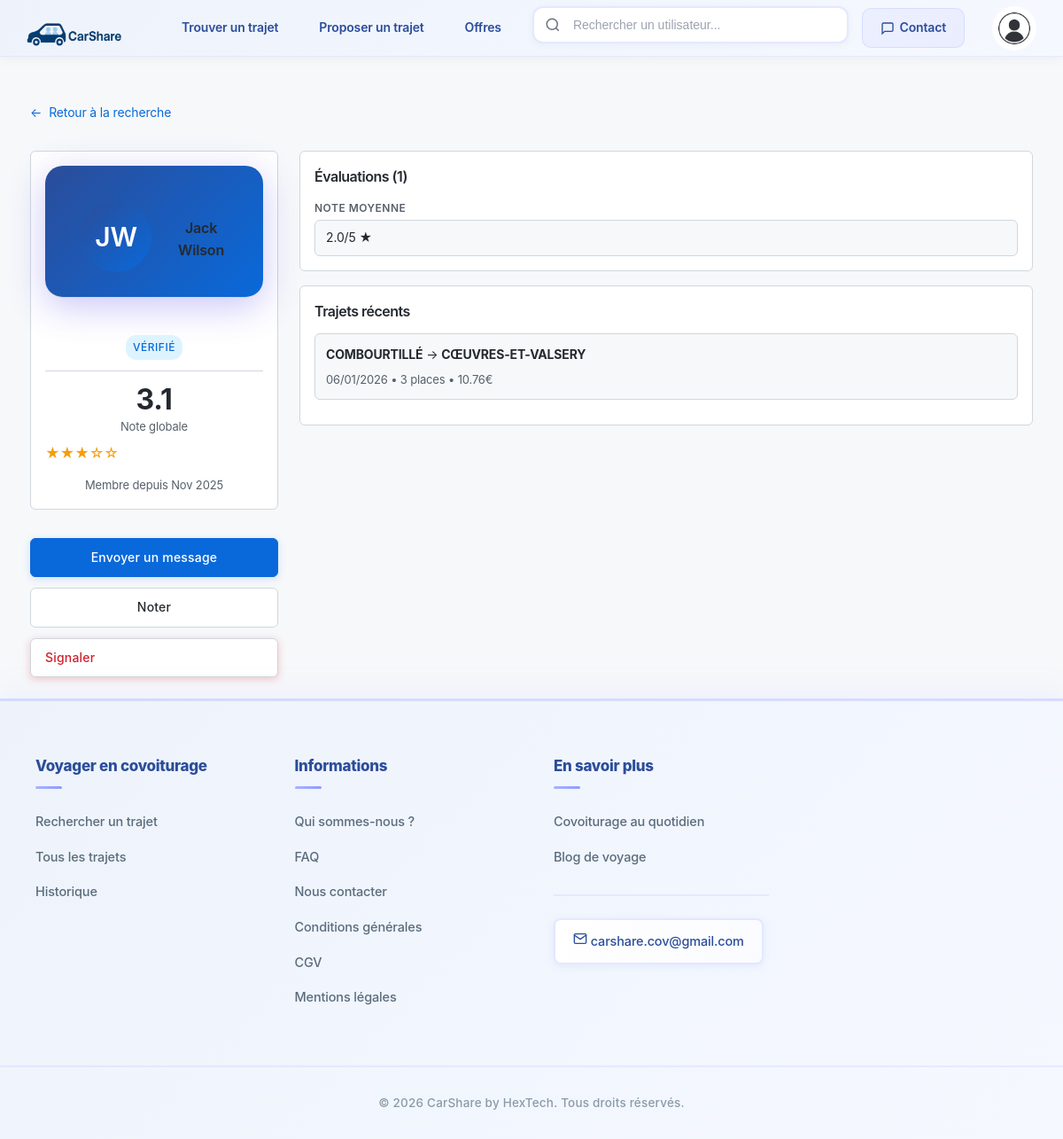
/index.php?action=user_profile&id=33 (signed in), run on the app's committed database.
### tables this page shows
CREATE TABLE `users` (
  `id` bigint(20) UNSIGNED NOT NULL,
  `first_name` varchar(255) DEFAULT NULL,
  `last_name` varchar(255) DEFAULT NULL,
  `birth_date` date DEFAULT NULL,
  `email` varchar(255) NOT NULL,
  `password_hash` varchar(255) NOT NULL,
  `is_admin` tinyint(1) DEFAULT '0',
  `is_verified_user` tinyint(1) DEFAULT '0',
  `car_brand` varchar(255) DEFAULT NULL,
  `car_model` varchar(255) DEFAULT NULL,
  `car_year` int(11) DEFAULT NULL,
  `car_plate` varchar(255) DEFAULT NULL,
  `car_is_verified` tinyint(1) DEFAULT '0',
  `created_at` timestamp NOT NULL DEFAULT CURRENT_TIMESTAMP,
  `global_rating` float DEFAULT NULL,
  `profile_picture_path` varchar(255) DEFAULT NULL,
  `car_crit_air` tinyint(4) DEFAULT NULL
);

### controller/UserProfileController.php (called while the page is built, shortened)
<?php
require_once 'model/Database.php';
class UserProfileController {
    private $db;
    public function __construct() {
        $this->db = Database::getDb();
    }
    public function viewProfile() {
        $userId = $_GET['id'] ?? null;
        $stmt = $this->db->prepare("
            SELECT id, first_name, last_name, email, global_rating,
                   car_brand, car_model, car_plate, car_is_verified,
                   is_verified_user, created_at
            FROM users
            WHERE id = ?
        ");
        $stmt->execute([$userId]);
        $user = $stmt->fetch(PDO::FETCH_ASSOC);
        $ratingStmt = $this->db->prepare("
            SELECT COUNT(*) as count, AVG(rating) as avg_rating
            FROM ratings r
            JOIN carpoolings c ON r.carpooling_id = c.id
            WHERE c.provider_id = ?
        ");
        $ratingStmt->execute([$userId]);
        $ratings_stats = $ratingStmt->fetch(PDO::FETCH_ASSOC);
        $tripsStmt = $this->db->prepare("
            SELECT l1.name as departure,
                   l2.name as destination,
                   c.start_date as date,
                   c.available_places,
                   c.price
            FROM carpoolings c
            LEFT JOIN location l1 ON c.start_id = l1.id
            LEFT JOIN location l2 ON c.end_id = l2.id
            WHERE c.provider_id = ? AND c.start_date < NOW()
            ORDER BY c.start_date DESC
            LIMIT 5
        ");
        $tripsStmt->execute([$userId]);
        $trips = $tripsStmt->fetchAll(PDO::FETCH_ASSOC);
        require_once __DIR__ . '/../view/UserProfileView.php';
    }
}

### model/Database.php (called while the page is built, shortened)
<?php
class Database {
    private static $db = null;
    private static $instance = null;
    public static function getInstance() {
        if (self::$instance === null) {
            self::$instance = new self();
        }
        return self::$instance;
    }
    public function getConnection() {
        if (self::$db === null) {
            try {
                $dsn = "mysql:host=" . DB_HOST .
                       ";port=" . (defined('DB_PORT') ? DB_PORT : '3306') .
                       ";dbname=" . DB_NAME .
                       ";charset=utf8mb4";
                $options = [
                    PDO::ATTR_ERRMODE => PDO::ERRMODE_EXCEPTION,
                    PDO::ATTR_DEFAULT_FETCH_MODE => PDO::FETCH_ASSOC,
                    PDO::ATTR_EMULATE_PREPARES => false
                ];
                self::$db = new PDO($dsn, DB_USER, DB_PASS, $options);
            } catch (PDOException $e) {
                error_log("Erreur connexion BD: " . $e->getMessage());
                die("Erreur de connexion à la base de données. Veuillez réessayer plus tard.");
            }
        }
        return self::$db;
    }
    public static function getDb() {
        return self::getInstance()->getConnection();
    }
}

### view/UserProfileView.php (the view, shortened to what this page needs)
<!DOCTYPE html>
<html lang="fr">
<head>
    <link rel="stylesheet" href="./assets/styles/footer.css">
</head>
<body>
    <div class="container">
        <a href="index.php?action=search" class="back-link">
            <span>←</span> Retour à la recherche
        </a>
        <div class="profile-layout">
            <div class="sidebar">
                <div class="profile-card">
                    <div class="profile-header">
                        <div class="avatar">
                            <?= strtoupper(substr($user['first_name'], 0, 1) . substr($user['last_name'], 0, 1)) ?>
                        </div>
                        <div class="profile-name">
                            <?= htmlspecialchars($user['first_name'] . ' ' . $user['last_name']) ?>
                        </div>
                    </div>
                    <div class="profile-stats">
                        <?php if ($user['is_verified_user']): ?>
                            <span class="badge badge-verified">Vérifié</span>
                        <?php endif; ?>
                    </div>
                    <?php if ($user['global_rating'] !== null): ?>
                        <div class="rating-display">
                            <div class="rating-number">
                                <?= number_format($user['global_rating'], 1) ?>
                            </div>
                            <div class="rating-label">Note globale</div>
                            <div class="stars">
                                <?php
                                $rating = round($user['global_rating']);
                                for ($i = 0; $i < 5; $i++) {
                                    echo $i < $rating ? '★' : '☆';
                                }
                                ?>
                            </div>
                        </div>
                    <?php endif; ?>
                    <div class="member-since">
                        Membre depuis <?= date('M Y', strtotime($user['created_at'])) ?>
                    </div>
                </div>
                <?php if (isset($_SESSION['user_id']) && $_SESSION['user_id'] != $user['id']): ?>
                    <div class="actions">
                        <a href="index.php?action=messaging_conversation&user_id=<?= $user['id'] ?>" class="btn btn-primary">
                            Envoyer un message
                        </a>
                        <a href="index.php?action=rating&user_id=<?= $user['id'] ?>" class="btn">
                            Noter
                        </a>
                        <a href="index.php?action=signalement&user_id=<?= $user['id'] ?>" class="btn btn-danger">
                            Signaler
                        </a>
                    </div>
                <?php endif; ?>
            </div>
            <div class="main-content">
                <?php if (isset($ratings_stats) && $ratings_stats['count'] > 0): ?>
                    <div class="profile-card">
                        <div class="section-title">
                            Évaluations (<?= $ratings_stats['count'] ?>)
                        </div>
                        <div class="info-grid">
                            <div class="info-item">
                                <div class="info-label">Note moyenne</div>
                                <div class="info-value">
                                    <?= number_format($ratings_stats['avg_rating'], 1) ?>/5 ★
                                </div>
                            </div>
                        </div>
                    </div>
                <?php endif; ?>
                <?php if (isset($trips) && count($trips) > 0): ?>
                    <div class="profile-card">
                        <div class="section-title">Trajets récents</div>
                        <?php foreach ($trips as $trip): ?>
                            <div class="trip-item">
                                <div class="trip-route">
                                    <strong><?= htmlspecialchars($trip['departure'] ?? 'Non spécifié') ?></strong> →
                                    <strong><?= htmlspecialchars($trip['destination'] ?? 'Non spécifié') ?></strong>
                                </div>
                                <div class="trip-details">
                                    <?= date('d/m/Y', strtotime($trip['date'])) ?>
                                    • <?= $trip['available_places'] ?? 0 ?> places
                                    • <?= number_format($trip['price'] ?? 0, 2) ?>€
                                </div>
                            </div>
                        <?php endforeach; ?>
                    </div>
                <?php endif; ?>
            </div>
        </div>
    </div>
</body>
</html>

### assets/styles/index.css (style rules this page uses)
* { box-sizing: border-box; }
body { font-family: 'Roboto', 'Inter', -apple-system, BlinkMacSystemFont, "Segoe UI", Arial, sans-serif; margin: 0; padding: 0; min-height: 100vh; display: flex; flex-direction: column; background: linear-gradient(180deg, #ffffff 0%, #f9fafb 100%); color: #1f2937; line-height: 1.6; letter-spacing: -0.01em; max-width: 100vw; overflow-x: hidden; -webkit-font-smoothing: antialiased; -moz-osx-font-smoothing: grayscale; }
a { text-decoration: none; color: inherit; }

### assets/styles/home.css (style rules this page uses)
a { text-decoration: none; color: inherit; }

### assets/styles/searchPage.css (style rules this page uses)
body { min-height: 100vh; display: flex; flex-direction: column; }

### assets/styles/global-enhancements.css (style rules this page uses)
* { transition-timing-function: cubic-bezier(0.4, 0, 0.2, 1); }

### assets/styles/design-improvements.css (style rules this page uses)
.card, .trip-card, .review-card, .profile-card { transition: all 0.3s cubic-bezier(0.4, 0, 0.2, 1); animation: fadeInUp 0.5s ease-out; }
button, .btn, input[type="submit"], input[type="button"] { font-weight: 700; letter-spacing: 0.2px; transition: all 0.3s cubic-bezier(0.4, 0, 0.2, 1); }
a { transition: all 0.2s cubic-bezier(0.4, 0, 0.2, 1); }
.badge, .pill { display: inline-flex; align-items: center; gap: 6px; padding: 6px 14px; border-radius: 20px; font-size: 12px; font-weight: 700; text-transform: uppercase; letter-spacing: 0.5px; backdrop-filter: blur(10px); animation: fadeInUp 0.4s ease-out; }
.section-title { font-size: 24px; font-weight: 700; color: #1f2937; letter-spacing: -0.5px; }

### assets/styles/custom-dialogs.css (style rules this page uses)
.btn-primary { background: linear-gradient(135deg, #7fa7f4 0%, #6f9fe6 100%); color: white; border-color: transparent; box-shadow: 0 2px 8px rgba(127, 167, 244, 0.3); }
.btn-danger { background: linear-gradient(135deg, #ef4444 0%, #dc2626 100%); color: white; border-color: transparent; box-shadow: 0 2px 8px rgba(239, 68, 68, 0.3); }

### assets/styles/user-profile.css (style rules this page uses)
.profile-header { background: linear-gradient(135deg, #2b4d9a 0%, #0969da 100%); border-radius: 20px; padding: 40px; color: white; display: grid; grid-template-columns: auto 1fr auto; gap: 30px; align-items: center; box-shadow: 0 10px 40px rgba(79, 70, 229, 0.3); margin-bottom: 30px; }
.stars { display: flex; gap: 2px; }
.btn-primary, .btn-secondary, .btn-danger-outline { padding: 12px 24px; border-radius: 10px; font-weight: 500; font-size: 14px; cursor: pointer; border: none; transition: all 0.2s; display: inline-flex; align-items: center; justify-content: center; gap: 8px; text-decoration: none; white-space: nowrap; }
.btn-primary { background: white; color: #4338ca; }

### assets/styles/modal-system.css (style rules this page uses)
.btn-primary, .btn-secondary, .btn-danger { padding: 12px 24px; border-radius: 8px; font-weight: 500; font-size: 14px; cursor: pointer; border: none; transition: all 0.2s; display: inline-flex; align-items: center; gap: 8px; }
.btn-primary { background: linear-gradient(135deg, #4f46e5 0%, #4338ca 100%); color: white; }
.btn-danger { background: linear-gradient(135deg, #ef4444 0%, #dc2626 100%); color: white; }

### data on the page
users: first_name+last_name "JW", first_name+last_name "Jack Wilson", global_rating "3.1", created_at "Nov 2025"

### other printed values
$ratings_stats['count'] "1"
$ratings_stats['avg_rating'] "2.0"
$trip['departure'] "COMBOURTILLÉ"
$trip['destination'] "CŒUVRES-ET-VALSERY"
date('d/m/Y', strtotime($trip['date'])) "06/01/2026"
$trip['available_places'] "3"
$trip['price'] "10.76"
